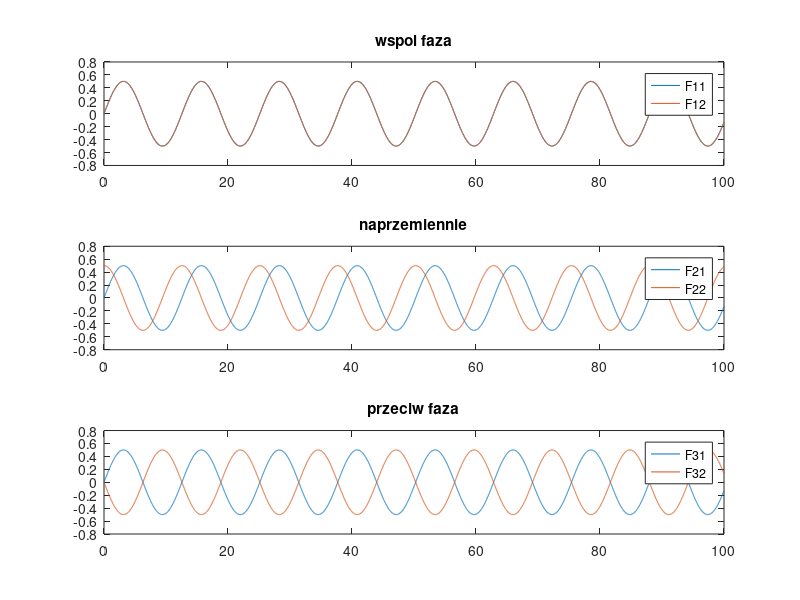

The MATLAB script that drew this image:
clc
clear all

t=0:0.01:100;
a=0.5;
w=0.5;
F11=a*sin(w*t);
F12=a*sin(w*t);
F21=a*sin(w*t);
F22=a*sin(w*t+pi/2);
F31=a*sin(w*t);
F32=a*sin(w*t+pi);

figure(1)
subplot(311)
plot(t, F11, t, F12)
title('wspol faza')
legend('F11','F12')
subplot(312)
plot(t, F21, t, F22)
title('naprzemiennie')
legend('F21','F22')
subplot(313)
plot(t, F31, t, F32)
title('przeciw faza')
legend('F31','F32')
